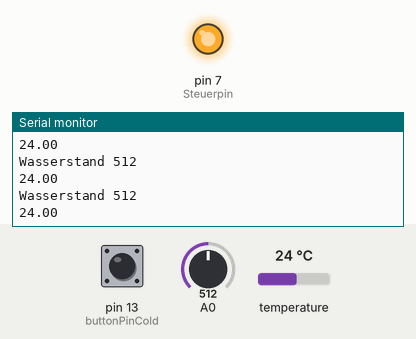
Recording of a sketch running on a simulated Arduino Uno, built with avr-gcc and run on an emulated ATmega328P. Parts: output pins drawn as LEDs (lit = HIGH), the last lines printed to the serial monitor. Inputs (shaded band) come from the test bench; at power-on: temperature 24 °C, pin 13 (buttonPinCold) LOW, A0 = 512.

Above: at 9.1 s.
9.2 s: temperature set to 23.4 °C
At 11.4 s:
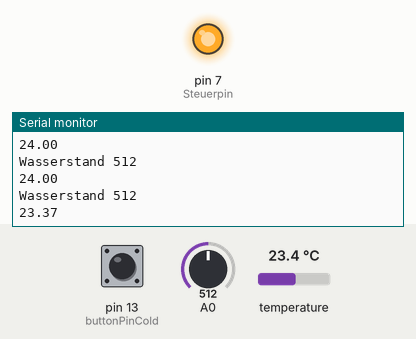
11.7 s: temperature set to 24.5 °C
At 14.0 s:
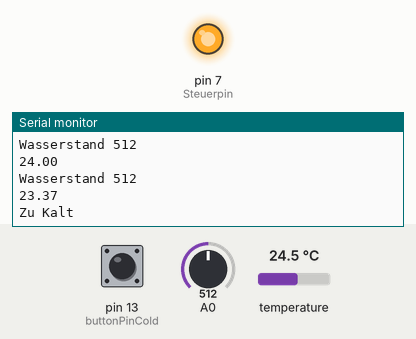
Timing chart, 0 to 15.5 s (numbered marks = the images above; inputs shaded):
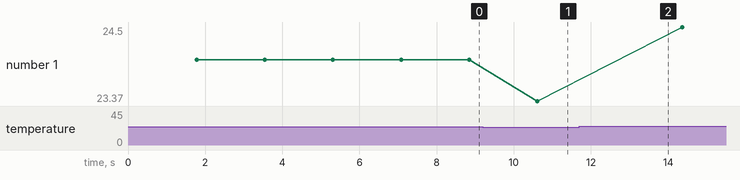

Measured:
- the behaviour switches between 23.9 and 24 °C on temperature (found by bisection; images 1 and 2)
- after the input at 9.2 s, the serial monitor: prints a new line after 1.4 s (image 1)
- plotted number 1: 24 → 23.37 after the input at 9.2 s, 23.37 → 24.5 after the input at 11.7 s

The sketch:

smarte_Bw__1_.ino
```cpp
//Bibliotheken inkludieren

#include <OneWire.h>
#include <DallasTemperature.h>

//pins benennen

#define ONE_WIRE_BUS 2
#define buttonPinCold 13
#define buttonPinHot 12
#define Steuerpin 7


//Nutzung des Temperatursensors

OneWire oneWire(ONE_WIRE_BUS);
DallasTemperature sensors(&oneWire);

//Globale Variablen

int Wasserstand;

//pins deklarieren

void setup()
{
  pinMode(A0, INPUT);
  pinMode(A1, INPUT);
  pinMode(A2, INPUT);
  pinMode(buttonPinCold, INPUT);
  pinMode(buttonPinHot, INPUT);
  pinMode(Steuerpin, OUTPUT);

  digitalWrite(Steuerpin, HIGH);
  Serial.begin(9600);
}

//Hauptprogramm
void loop()
{
  sensors.requestTemperatures();            //Temperatur anfragen
  double temp = sensors.getTempCByIndex(0); //Temperatur in Celsius in die Variable temp einschreiben

  delay(1000);
  Serial.print("Wasserstand ");
  Wasserstand = analogRead(A0);             //Wasserstand auslesen
  Serial.println(Wasserstand);
  Serial.println(temp);
  int buttonStateCold = digitalRead(buttonPinCold);

  //Drucktaster für Kalte Einstellung
  if(buttonStateCold == HIGH)
  {
    Serial.println("1");
    digitalWrite(Steuerpin, LOW);
  }

  //Motor soll stoppen bei einem Wasserstand von über 470
  if(Wasserstand >= 470)
  {
    digitalWrite(Steuerpin, HIGH);
  }

  //Temporärer Code zum Testen von Erkennung der Temperatur
  if(temp > 27.00)
  {
    delay(2000);
    Serial.println("Zu Heiß");
  }
  if(temp < 24.00)
  {
    delay(2000);
    Serial.println("Zu Kalt");
  }
}
```
